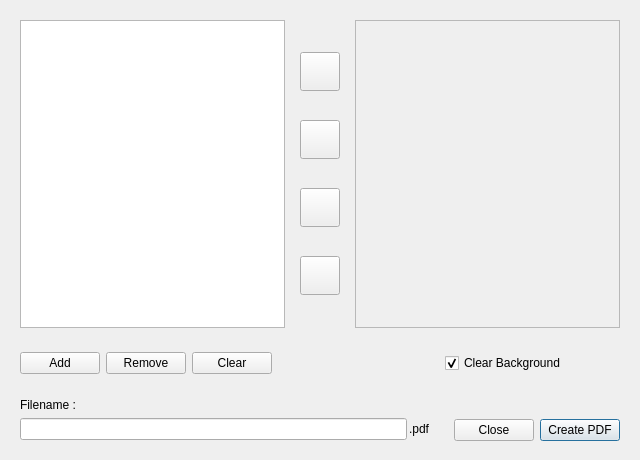
<?xml version="1.0" encoding="UTF-8"?>
<ui version="4.0">
 <class>Dialog</class>
 <widget class="QDialog" name="Dialog">
  <property name="geometry">
   <rect>
    <x>0</x>
    <y>0</y>
    <width>640</width>
    <height>460</height>
   </rect>
  </property>
  <property name="windowTitle">
   <string>eBook Maker ( Image to PDF )</string>
  </property>
  <property name="windowIcon">
   <iconset resource="resources.qrc">
    <normaloff>:/ebook-maker.png</normaloff>:/ebook-maker.png</iconset>
  </property>
  <layout class="QGridLayout" name="gridLayout">
   <item row="0" column="0" colspan="2">
    <widget class="QWidget" name="widget" native="true">
     <layout class="QHBoxLayout" name="horizontalLayout_2">
      <item>
       <widget class="QTableWidget" name="tableWidget">
        <property name="alternatingRowColors">
         <bool>true</bool>
        </property>
        <property name="selectionMode">
         <enum>QAbstractItemView::SingleSelection</enum>
        </property>
        <property name="selectionBehavior">
         <enum>QAbstractItemView::SelectRows</enum>
        </property>
        <property name="textElideMode">
         <enum>Qt::ElideMiddle</enum>
        </property>
        <property name="columnCount">
         <number>1</number>
        </property>
        <attribute name="horizontalHeaderVisible">
         <bool>false</bool>
        </attribute>
        <attribute name="verticalHeaderVisible">
         <bool>false</bool>
        </attribute>
        <column/>
       </widget>
      </item>
      <item>
       <widget class="QWidget" name="widget_2" native="true">
        <layout class="QVBoxLayout" name="verticalLayout">
         <item>
          <widget class="QToolButton" name="moveUpBtn">
           <property name="toolTip">
            <string>Move up</string>
           </property>
           <property name="text">
            <string/>
           </property>
           <property name="icon">
            <iconset resource="resources.qrc">
             <normaloff>:/go-up.png</normaloff>:/go-up.png</iconset>
           </property>
           <property name="iconSize">
            <size>
             <width>32</width>
             <height>32</height>
            </size>
           </property>
          </widget>
         </item>
         <item>
          <widget class="QToolButton" name="moveDownBtn">
           <property name="toolTip">
            <string>Move down</string>
           </property>
           <property name="text">
            <string/>
           </property>
           <property name="icon">
            <iconset resource="resources.qrc">
             <normaloff>:/go-down.png</normaloff>:/go-down.png</iconset>
           </property>
           <property name="iconSize">
            <size>
             <width>32</width>
             <height>32</height>
            </size>
           </property>
          </widget>
         </item>
         <item>
          <widget class="QToolButton" name="rotateLeftBtn">
           <property name="toolTip">
            <string>Rotate left</string>
           </property>
           <property name="text">
            <string/>
           </property>
           <property name="icon">
            <iconset resource="resources.qrc">
             <normaloff>:/rotateleft.png</normaloff>:/rotateleft.png</iconset>
           </property>
           <property name="iconSize">
            <size>
             <width>32</width>
             <height>32</height>
            </size>
           </property>
          </widget>
         </item>
         <item>
          <widget class="QToolButton" name="rotateRightBtn">
           <property name="toolTip">
            <string>Rotate right</string>
           </property>
           <property name="text">
            <string/>
           </property>
           <property name="icon">
            <iconset resource="resources.qrc">
             <normaloff>:/rotateright.png</normaloff>:/rotateright.png</iconset>
           </property>
           <property name="iconSize">
            <size>
             <width>32</width>
             <height>32</height>
            </size>
           </property>
          </widget>
         </item>
        </layout>
       </widget>
      </item>
      <item>
       <widget class="QScrollArea" name="scrollArea">
        <property name="widgetResizable">
         <bool>true</bool>
        </property>
        <widget class="QWidget" name="scrollAreaWidgetContents">
         <property name="geometry">
          <rect>
           <x>0</x>
           <y>0</y>
           <width>263</width>
           <height>300</height>
          </rect>
         </property>
         <layout class="QVBoxLayout" name="verticalLayout2"/>
        </widget>
       </widget>
      </item>
     </layout>
    </widget>
   </item>
   <item row="1" column="0">
    <widget class="QWidget" name="widget_4" native="true">
     <layout class="QHBoxLayout" name="horizontalLayout_3">
      <item>
       <widget class="QPushButton" name="addFilesBtn">
        <property name="text">
         <string>Add</string>
        </property>
        <property name="icon">
         <iconset theme="list-add">
          <normaloff/>
         </iconset>
        </property>
       </widget>
      </item>
      <item>
       <widget class="QPushButton" name="removeFileBtn">
        <property name="text">
         <string>Remove</string>
        </property>
        <property name="icon">
         <iconset theme="list-remove">
          <normaloff/>
         </iconset>
        </property>
       </widget>
      </item>
      <item>
       <widget class="QPushButton" name="clearListBtn">
        <property name="text">
         <string>Clear</string>
        </property>
        <property name="icon">
         <iconset theme="edit-clear">
          <normaloff/>
         </iconset>
        </property>
       </widget>
      </item>
      <item>
       <spacer name="horizontalSpacer">
        <property name="orientation">
         <enum>Qt::Horizontal</enum>
        </property>
        <property name="sizeHint" stdset="0">
         <size>
          <width>40</width>
          <height>20</height>
         </size>
        </property>
       </spacer>
      </item>
     </layout>
    </widget>
   </item>
   <item row="2" column="0">
    <widget class="QWidget" name="widget_5" native="true">
     <layout class="QGridLayout" name="gridLayout_2">
      <property name="horizontalSpacing">
       <number>2</number>
      </property>
      <item row="0" column="0">
       <widget class="QLabel" name="label">
        <property name="text">
         <string>Filename :</string>
        </property>
       </widget>
      </item>
      <item row="1" column="0">
       <widget class="QLineEdit" name="filenameEdit"/>
      </item>
      <item row="1" column="1">
       <widget class="QLabel" name="label_2">
        <property name="text">
         <string>.pdf</string>
        </property>
       </widget>
      </item>
     </layout>
    </widget>
   </item>
   <item row="2" column="1">
    <widget class="QWidget" name="widget_3" native="true">
     <layout class="QHBoxLayout" name="horizontalLayout_4">
      <property name="topMargin">
       <number>22</number>
      </property>
      <property name="bottomMargin">
       <number>0</number>
      </property>
      <item>
       <widget class="QPushButton" name="closeBtn">
        <property name="toolTip">
         <string>Esc</string>
        </property>
        <property name="text">
         <string>Close</string>
        </property>
        <property name="icon">
         <iconset resource="resources.qrc">
          <normaloff>:/quit.png</normaloff>:/quit.png</iconset>
        </property>
        <property name="iconSize">
         <size>
          <width>24</width>
          <height>24</height>
         </size>
        </property>
       </widget>
      </item>
      <item>
       <widget class="QPushButton" name="createPdfBtn">
        <property name="text">
         <string>Create PDF</string>
        </property>
        <property name="icon">
         <iconset resource="resources.qrc">
          <normaloff>:/pdf.png</normaloff>:/pdf.png</iconset>
        </property>
        <property name="iconSize">
         <size>
          <width>24</width>
          <height>24</height>
         </size>
        </property>
        <property name="default">
         <bool>true</bool>
        </property>
       </widget>
      </item>
     </layout>
    </widget>
   </item>
   <item row="1" column="1">
    <widget class="QCheckBox" name="clearBgBtn">
     <property name="text">
      <string>Clear Background</string>
     </property>
     <property name="checked">
      <bool>true</bool>
     </property>
    </widget>
   </item>
  </layout>
 </widget>
 <resources>
  <include location="resources.qrc"/>
 </resources>
 <connections/>
</ui>
